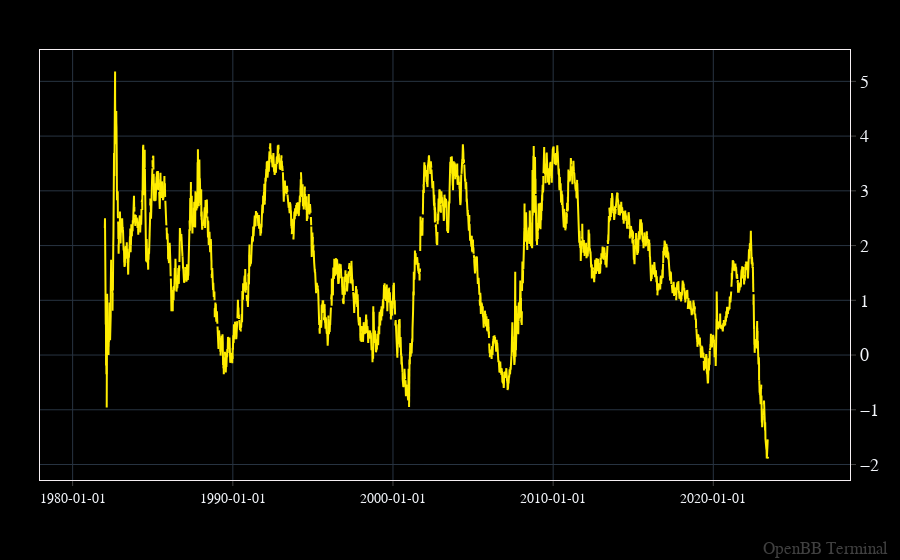

Write notebook code for a chart like this one.
### Markdown cell above
<h1>Tweet 05-06-2023</h1>

Actively traded treasury securities determine the theoretical value of U.S treasury rates as obtained daily by the treasury institution. 

Called the Constant Maturity, this valuable metric is available on the #OpenBB SDK to aid your economic research.

### Code cell
openbb.forecast.plot(openbb.fixedincome.tmc(), columns = ['T10Y3M'])

### Figure 1 — Plotly figure (JSON) as saved in the notebook; plotly's stock layout.template omitted (floating-point values rounded to 4 significant figures; data arrays with more than 128 entries replaced by an {"elided": "..."} marker saying what was removed)
{"data": [{"hovertemplate": "%{y}<extra></extra>", "name": "T10Y3M", "type": "scatter", "x": {"elided": "10804 str values"}, "xhoverformat": "%Y-%m-%d", "y": {"elided": "10804 float values"}}], "layout": {"annotations": [{"font": {"color": "gray", "size": 17}, "opacity": 0.5, "text": "OpenBB Terminal", "x": 1, "xanchor": "right", "xref": "paper", "xshift": 40, "y": 0, "yanchor": "bottom", "yref": "paper", "yshift": -80}], "autosize": true, "bargap": 0, "bargroupgap": 0, "barmode": "overlay", "hoverdistance": 2, "legend": {"groupclick": "toggleitem", "orientation": "v", "tracegroupgap": 133.3}, "margin": {"b": 80, "l": 40, "r": 50, "t": 50}, "modebar": {"activecolor": "#d1030d", "bgcolor": "#2A2A2A", "color": "#FFFFFF", "orientation": "v"}, "newshape": {"line": {"color": "gold"}}, "spikedistance": 2, "xaxis": {"autorange": false, "range": ["1977-12-17 18:10:37.9328", "2028-07-14 00:45:03.8999"], "tickformatstops": [{"dtickrange": [null, 604800000], "value": "%Y-%m-%d"}, {"dtickrange": [604800000, "M1"], "value": "%Y-%m-%d"}, {"dtickrange": ["M1", null], "value": "%Y-%m-%d"}], "type": "date"}, "yaxis": {"autorange": true, "range": [-2.283, 5.573], "type": "linear"}}}
